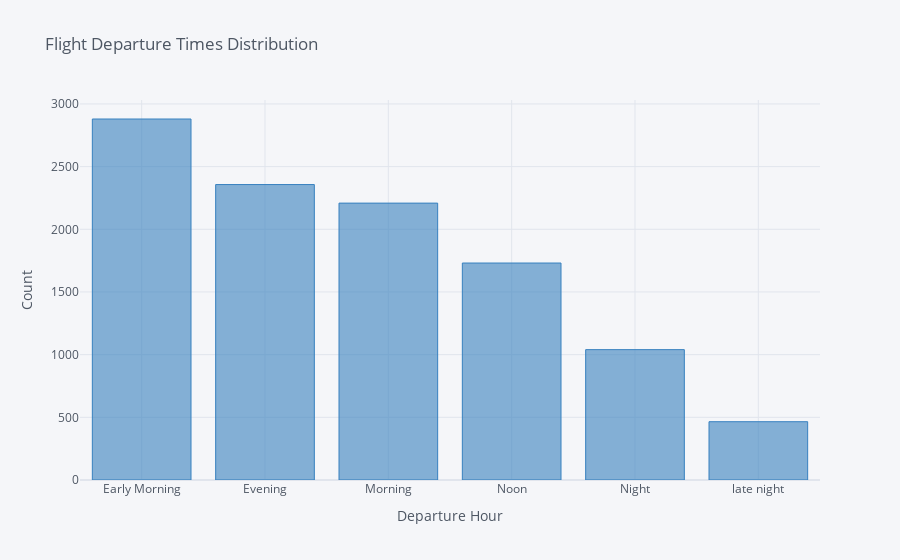

The code cell stored with this chart in its notebook:
### Code cell
data['Dep_Time_hour'].apply(flight_dep_time).value_counts().iplot(kind="bar", 
                                                                  title="Flight Departure Times Distribution", 
                                                                  xTitle="Departure Hour", 
                                                                  yTitle="Count", 
                                                                  color="blue")

### Figure 1 — Plotly figure (JSON) as saved in the notebook; plotly's stock layout.template omitted (floating-point values rounded to 4 significant figures)
{"data": [{"marker": {"color": "rgba(55, 128, 191, 0.6)", "line": {"color": "rgba(55, 128, 191, 1.0)", "width": 1}}, "name": "count", "orientation": "v", "text": "", "type": "bar", "x": ["Early Morning", "Evening", "Morning", "Noon", "Night", "late night"], "y": [2880, 2357, 2209, 1731, 1040, 465]}], "layout": {"autosize": true, "legend": {"bgcolor": "#F5F6F9", "font": {"color": "#4D5663"}}, "paper_bgcolor": "#F5F6F9", "plot_bgcolor": "#F5F6F9", "title": {"font": {"color": "#4D5663"}, "text": "Flight Departure Times Distribution"}, "xaxis": {"autorange": true, "gridcolor": "#E1E5ED", "range": [-0.5, 5.5], "showgrid": true, "tickfont": {"color": "#4D5663"}, "title": {"font": {"color": "#4D5663"}, "text": "Departure Hour"}, "type": "category", "zerolinecolor": "#E1E5ED"}, "yaxis": {"autorange": true, "gridcolor": "#E1E5ED", "range": [0, 3032.0], "showgrid": true, "tickfont": {"color": "#4D5663"}, "title": {"font": {"color": "#4D5663"}, "text": "Count"}, "type": "linear", "zerolinecolor": "#E1E5ED"}}}
